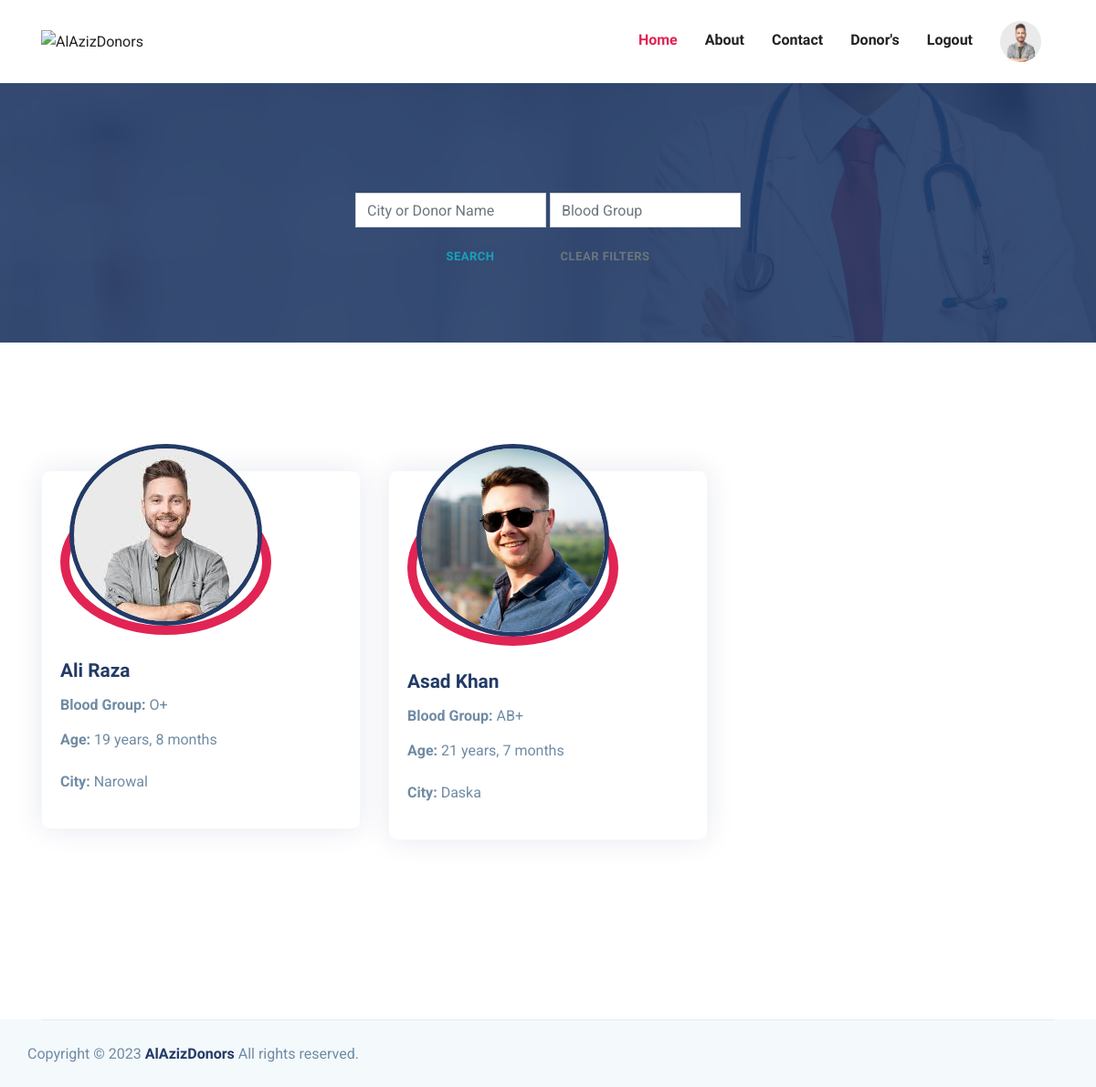
/donorlist/ (signed in), run on the app's committed database.
### base/models.py (models this page shows, shortened)
class DonorRegister(models.Model):
    fname = models.CharField(max_length=50, blank=False, null=False)
    lname = models.CharField(max_length=50, blank=False, null=False)
    phone = models.CharField(max_length=11, blank=False, null=False)
    city = models.CharField(max_length=50, blank=False, null=False)
    bgroup = models.CharField(max_length=3, blank=False, null=False)
    donorid = models.CharField(max_length=15, unique=True)
    more = models.TextField(null=True, blank=True)
    dob = models.DateField(null=False, blank=False)
    ldonation = models.DateField(null=True, blank=True)
    img = models.ImageField(upload_to='images/', null=True, blank=True)
    user = models.OneToOneField(User, on_delete=models.CASCADE, unique=True, null=True, blank=True)

### base/views.py (the view)
# urls.py: path('donorlist/', views.DonorListView.as_view(), name="donorlist"),
class DonorListView(ListView):
    template_name = "donor-list.html"
    model = DonorRegister
    context_object_name = 'donors'
    def get_queryset(self):
        name_or_city = self.request.GET.get('q', '')
        blood_group = self.request.GET.get('p', '')
        form_submitted = any([name_or_city, blood_group])
        if form_submitted:
            if name_or_city and blood_group:
                queryset = DonorRegister.objects.filter(
                    Q(city__icontains=name_or_city) |
                    Q(fname__icontains=name_or_city) |
                    Q(lname__icontains=name_or_city),
                    Q(bgroup__icontains=blood_group),
                    Q(ldonation__lte=timezone.now() - timedelta(days=56))
                ).order_by('-dob')
            else:
                if name_or_city:
                    queryset = DonorRegister.objects.filter(
                        Q(city__icontains=name_or_city) |
                        Q(fname__icontains=name_or_city) |
                        Q(lname__icontains=name_or_city),
                        Q(ldonation__lte=timezone.now() - timedelta(days=56))
                    ).order_by('-dob')
                else:
                    queryset = DonorRegister.objects.filter(
                        Q(bgroup__icontains=blood_group),
                        Q(ldonation__lte=timezone.now() - timedelta(days=56))
                    ).order_by('-dob')
        else:
            queryset = DonorRegister.objects.filter(
                Q(ldonation__lte=timezone.now() - timedelta(days=56))
            ).order_by('-dob')
        return queryset

### base/context_processors.py (called while the page is built)
def user_image(request):
    user_image_url = None
    if request.user.is_authenticated:
        try:
            user_data = DonorRegister.objects.get(user=request.user)
            user_image_url = user_data.img.url if user_data.img else None
        except DonorRegister.DoesNotExist:
            user_image_url = None
    return {'user_image_url': user_image_url}

### templates/donor-list.html (shortened to what this page needs)
{% extends 'partials/index.html' %}
{% load static %}
{% block body %}
<section class="page-title bg-1">
    <div class="container">
        <div class="row">
            <div class="col-md-12">
                <div class="block text-center">
                    <form action="{% url 'donorlist' %}" method="GET" class="header__search" autocomplete="off">
                        <label>
                            <input name="q" class="form-control me-2" type="search" value="{{ request.GET.q }}"
                                placeholder="City or Donor Name">
                        </label>
                        <label>
                            <input name="p" class="form-control me-2" type="search" value="{{ request.GET.p }}"
                                placeholder="Blood Group">
                        </label>
                        <br>
                        <button class="btn btn-outline-info" type="submit">Search</button>
                        <a href="{% url 'donorlist' %}" class="btn btn-outline-secondary" role="button">Clear Filters</a>
                    </form>
                </div>
            </div>
        </div>
    </div>
</section>
<section class="section service-2">
    <div class="container">
        <div class="row">
            {% for donor in donors %}
            <div class="col-lg-4 col-md-6 col-sm-6">
                <div class="service-block mb-5">
                    <div class="profile-image">
                        <div class="donor-img">
                            <a href="{% url 'donor-profile' donor.pk %}"><img src="{{ donor.img.url }}"
                                    alt="donor-image" class="img-fluid rounded-circle"></a>
                        </div>
                    </div>
                    <div class="content">
                        <h4 class="mt-4 mb-2 title-color">{{ donor.fname }} {{ donor.lname }}</h4>
                        <p class="mb-2"><strong>Blood Group:</strong> {{ donor.bgroup }}</p>
                        <p><strong>Age:</strong> {{ donor.dob|timesince }}</p>
                        <p><strong>City:</strong> {{ donor.city }}</p>
                    </div>
                </div>
            </div>
            {% endfor %}
        </div>
    </div>
</section>
{% endblock body %}

### static/assets/css/style.css (style rules this page uses)
html { overflow-x: hidden; }
body { line-height: 1.6; font-family: "Roboto", sans-serif; -webkit-font-smoothing: antialiased; font-size: 16px; color: #6F8BA4; font-weight: 400; overflow-x: hidden; }
h1, .h1, h2, .h2, h3, .h3, h4, .h4, h5, .h5, h6, .h6 { font-family: "Exo", sans-serif; font-weight: 700; color: #222; }
h4, .h4 { font-size: 1.3rem; line-height: 30px; }
p { line-height: 30px; }
.form-control { box-shadow: none; border-radius: 0; }
.btn { display: inline-block; font-size: 14px; font-size: 0.8125rem; font-weight: 700; letter-spacing: 0.5px; padding: 0.75rem 2rem; font-family: "Exo", sans-serif; text-transform: uppercase; border-radius: 5px; border: 2px solid transparent; transition: all 0.35s ease; }
.section { padding: 100px 0; }
a { color: #222; text-decoration: none; transition: all 0.35s ease; }
.page-title { padding: 120px 0px 70px 0px; position: relative; }
.title-color { color: #223a66; }
.bg-1 { background: url("../images/bg/bg-4.jpg") no-repeat 50% 50%; background-size: cover; position: relative; }
.service-block { padding: 20px; margin-top: 40px; border: 1px solid rgba(0, 0, 0, 0.03); border-radius: 10px; box-shadow: 0px 0px 30px 0px rgba(0, 42, 106, 0.1); }
.service-block img { width: 100%; margin-top: -60px; border: 5px solid #223a66; }
.profile-image { width: 75%; height: 75%; object-fit: cover; border: #e12454 10px solid; border-radius: 50%; }

### data on the page
DonorRegister: img (picture), fname "Ali", lname "Raza", bgroup "O+", dob "19 years, 8 months", city "Narowal"
DonorRegister: img (picture), fname "Asad", lname "Khan", bgroup "AB+", dob "21 years, 7 months", city "Daska"
